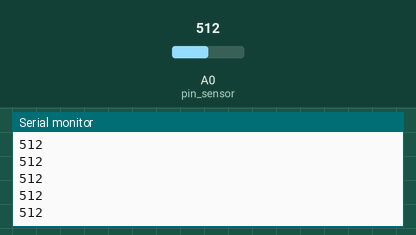
Recording of a sketch running on a simulated Arduino Uno, built with avr-gcc and run on an emulated ATmega328P. Shown: the last lines printed to the serial monitor. The inputs (shaded band) are chosen by the test bench; at power-on: A0 (pin_sensor) = 512.

Above: at 1.2 s.
1.3 s: A0 (pin_sensor) set to 716
At 1.56 s:
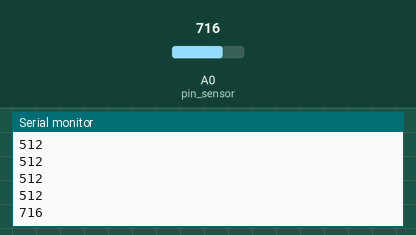
2.8 s: A0 (pin_sensor) set to 900
At 2.96 s:
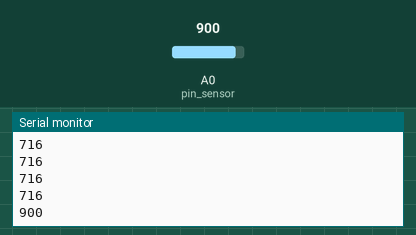
Timing chart, 0 to 5.8 s (numbered marks = the images above; inputs shaded):
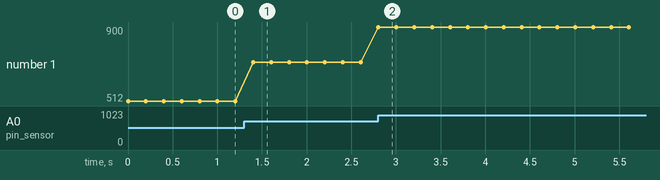

The sketch:

LePotenciometro.ino
```cpp
int pin_sensor = A0;
int valor=0;
void setup(){
  pinMode(pin_sensor, INPUT);
  Serial.begin(115200);

}

void loop() {
  valor=analogRead(pin_sensor);
  Serial.println(valor);
  delay(200);
}
```

Measured:
- after the input at 1.3 s, the serial monitor: prints a new line after 0.10 s (image 1)
- after the input at 2.8 s, the serial monitor: prints a new line at once (image 2)
- plotted number 1: 512 → 716 after the input at 1.3 s, 716 → 900 after the input at 2.8 s
